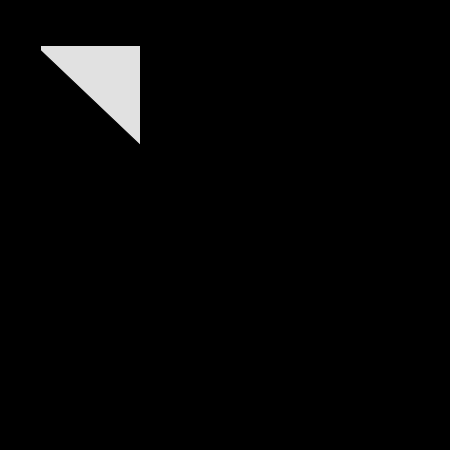
Frame 1 (no input)
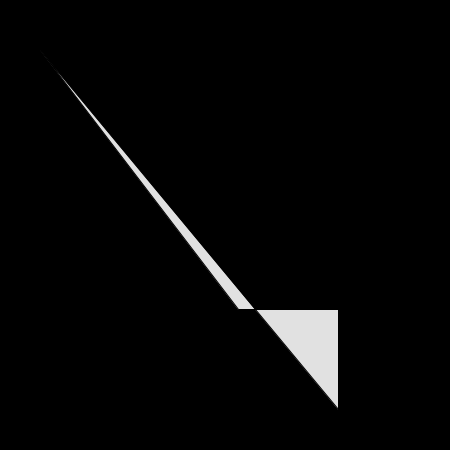
Frame 60 (the mouse pressed at the canvas centre just before this capture)
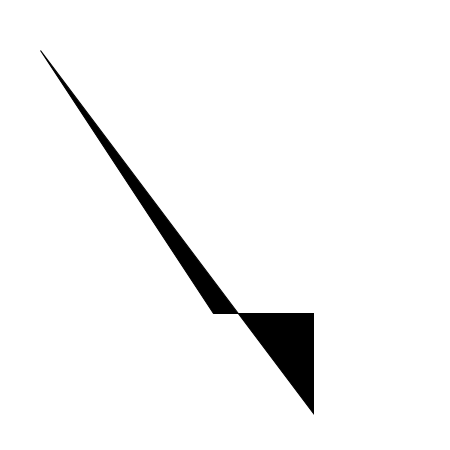
Frame 120 (the mouse held since frame 60 and released just before this capture)

The Processing sketch that drew these frames (run headless with seeded random() and noise(); from frame 60 on, the mouse is pressed at the canvas centre):

// Processing sketch: processing_165758
// ── processing_165758.pde

int ellipseX = 100;
int ellipseY = 100;

float quadX = 40;
float quadY = 45;

int theta = 0;

void setup(){
size(450,450);
}


void draw(){
if (mouseX < width/2) {
background(0);
fill(225);
quad(quadX,quadY,quadX + 100,quadY + 0,quadX + 100,quadY + 100,40,50);
quadX = cos(radians(theta)) * 25 + width/2;
quadY = sin(radians(theta)) * 100 + height/2;
}
else {
  background(255);
fill(0);
quad(quadX,quadY,quadX + 100,quadY + 0,quadX + 100,quadY + 100,40,50);
quadX = cos(radians(theta)) * 25 + width/2;
quadY = sin(radians(theta)) * 100 + height/2;
}
theta++;

}
